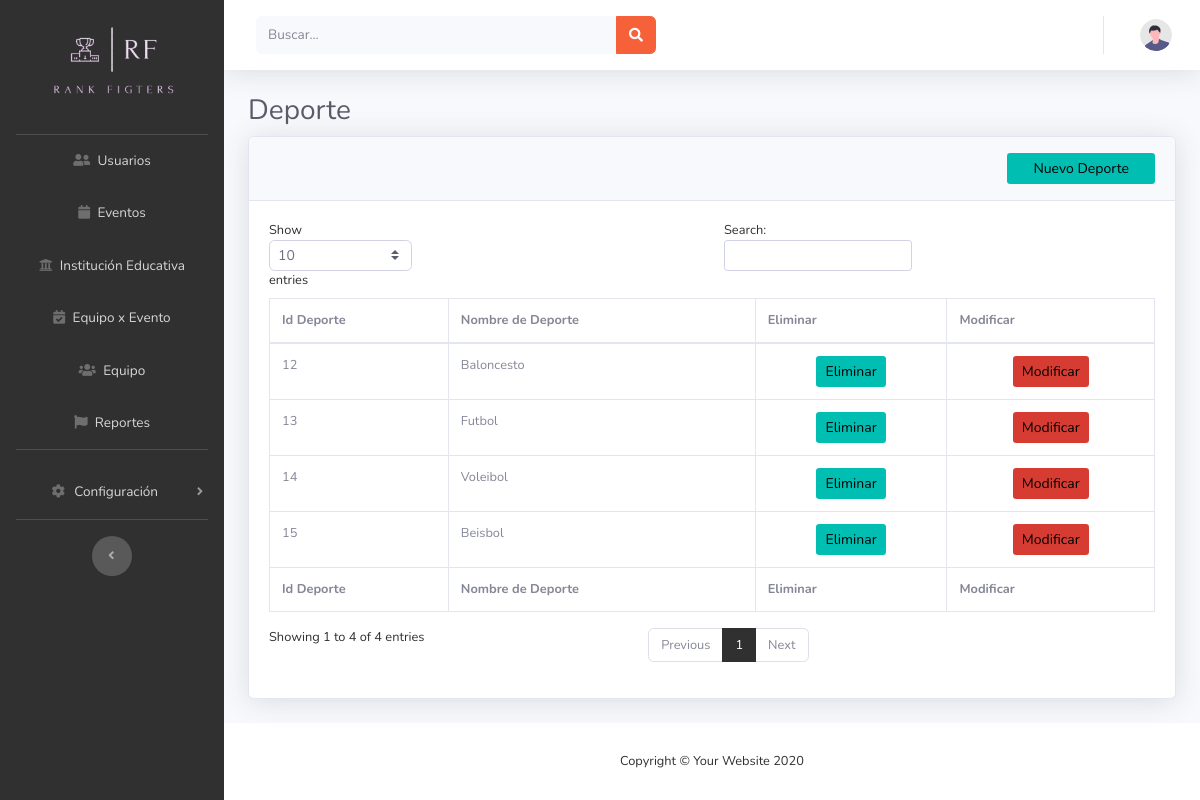
Page /Vista/App/Admon/Deporte.php on the committed database.
### tables this page shows
CREATE TABLE `deportes` (
  `iddeporte` int(11) NOT NULL,
  `nombredeporte` varchar(50) NOT NULL
);

### Vista/App/Admon/Deporte.php (the view, shortened to what this page needs)
<?php
include('Menu.php');
?>
                <div class="container-fluid">
                    <h1 class="h3 mb-2 text-gray-800">Deporte</h1>
                    <div class="card shadow mb-4">
                        <div class="col-md-12 align-self-end card-header py-3 justify-content-end">
                            <button class="btn btn-sm bg-gradient-primary offset-md-10 col-md-2 " data-toggle="modal" data-target="#exampleModal">Nuevo Deporte</button>
                        </div>
                        <div class="card-body">
                            <div class="table-responsive">
                                <table class="table table-bordered" id="dataTable" width="100%" cellspacing="0">
                                    <thead>
                                        <tr>
                                        <th>Id Deporte</th>
                                         <th>Nombre de Deporte</th>
                                            <th>Eliminar</th>
                                            <th>Modificar</th>
                                        </tr>
                                    </thead>
                                    <tfoot>
                                    <tr>
                                        <th>Id Deporte</th>
                                         <th>Nombre de Deporte</th>
                                            <th>Eliminar</th>
                                            <th>Modificar</th>
                                        </tr>
</tfoot>
                    <?php
                      include( '../../../Control/conex.php');
                      $cons = $conexion -> query("SELECT *  FROM deportes");
                      while ($row = $cons -> fetch_row()) {
                    ?>
                <tr>
            <td><?php echo number_format(''.$row[0].''); ?></td>
            <td><?php echo ''.$row[1].''; ?></td>
            <td> <center><button type="submit" class="btn btn-sm bg-gradient-primary" name="EliminaDeporte" onclick="location='../../../Control/BorrarDeporte.php?id=<?php echo ''.$row[0].'' ?>'">Eliminar</button></center></td>
            <td> <center> <button type="submit" class="btn btn-sm bg-gradient-danger"  onclick="location='ConsultaDeporte.php?id=<?php echo ''.$row[0].''; ?>'"  >Modificar</button>
       </tr>
       <?php }   ?>
                                </table>
                            </div>
                        </div>
                    </div>
                </div>
            </div>
            <footer class="sticky-footer bg-white">
                <div class="container my-auto">
                    <div class="copyright text-center my-auto">
                        <span>Copyright &copy; Your Website 2020</span>
                    </div>
                </div>
            </footer>
        </div>
    </div>
</body>
</html>

### rows in the picture
deportes: iddeporte "12", nombredeporte "Baloncesto"
deportes: iddeporte "13", nombredeporte "Futbol"
deportes: iddeporte "14", nombredeporte "Voleibol"
deportes: iddeporte "15", nombredeporte "Beisbol"
